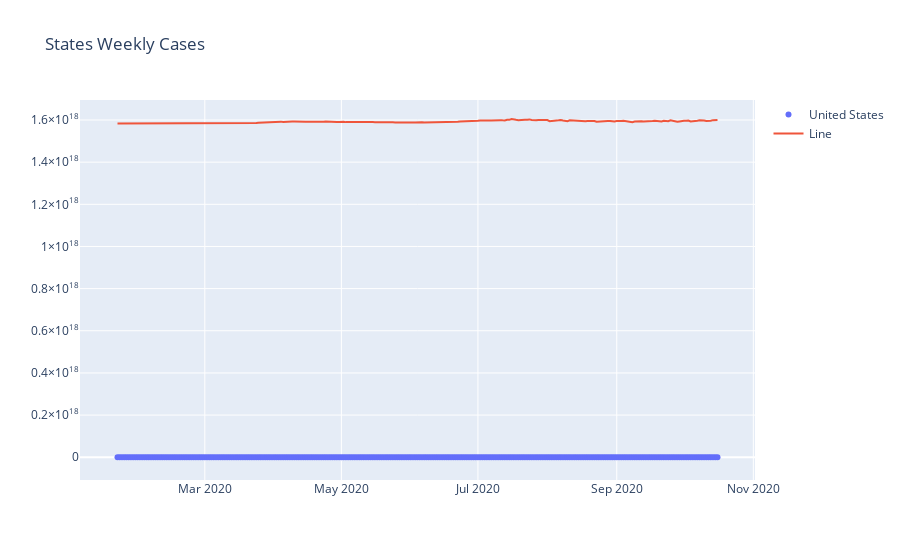

Write notebook code for a chart like this one.
### Code cell
# plt.scatter(X.index,X, color='blue')
# plt.plot([0,X.size], [b,m*X.size+b], 'o')
trace0 = go.Scatter(x=X.index, y=X[0],  mode='markers', name="United States")
trace1 = go.Scatter(x=X.index, y=result,  mode='lines', name="Line")

mydata = [trace0, trace1]
# mydata = [trace0]

mylayout = go.Layout(
    title="States Weekly Cases"
)

fig = go.Figure(data=mydata, layout=mylayout)
fig.show()

# plotly.offline.iplot(fig, filename = '')

# fig.write_image("images/fig1.png")

### Figure 1 — Plotly figure (JSON) as saved in the notebook; plotly's stock layout.template omitted (floating-point values rounded to 4 significant figures; data arrays with more than 128 entries replaced by an {"elided": "..."} marker saying what was removed)
{"data": [{"mode": "markers", "name": "United States", "type": "scatter", "x": {"elided": "269 str values"}, "y": {"elided": "269 int values"}}, {"mode": "lines", "name": "Line", "type": "scatter", "x": {"elided": "269 str values"}, "y": {"elided": "269 int values"}}], "layout": {"title": {"text": "States Weekly Cases"}}}
